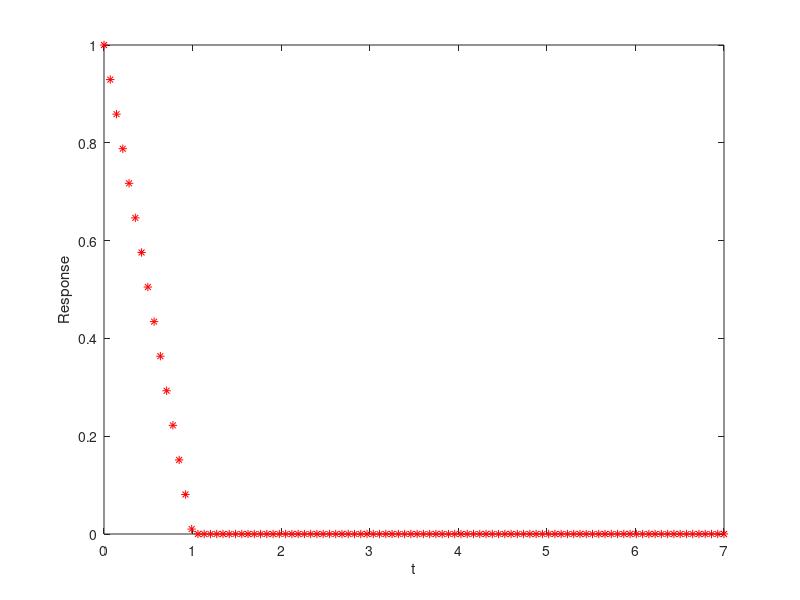

This chart was generated by the following MATLAB code: (Note: this script raises an error after producing the figure.)
clc 
clear all
tdata=linspace(0,7,100);
ydata=[];
for i=1:100
    if tdata(i)<1
        ydata=[ydata,1-tdata(i)];
    else
        ydata=[ydata,0];
    end
end
plot(tdata,ydata,'r*')
xlabel 't'
ylabel 'Response'
A = optimvar('A',2);
r = optimvar('r',2);
fun = A(1)*exp(-r(1)*tdata) + A(2)*exp(-r(2)*tdata);
obj = sum((fun - ydata).^2);
lsqproblem = optimproblem("Objective",obj);
x0.A = [1,1];
x0.r = [1,1];
[sol,fval] = solve(lsqproblem,x0);
figure
responsedata = evaluate(fun,sol);
plot(tdata,ydata,'r*',tdata,responsedata,'b-')
legend('Original Data','Fitted Curve')
xlabel 't'
ylabel 'Response'
title("Fitted Response")
disp(sol.A)
disp(sol.r)